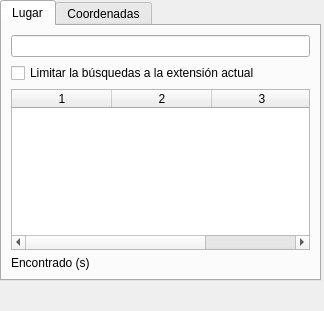
<?xml version="1.0" encoding="UTF-8"?>
<ui version="4.0">
 <class>Dialog</class>
 <widget class="QDockWidget" name="Dialog">
  <property name="geometry">
   <rect>
    <x>0</x>
    <y>0</y>
    <width>324</width>
    <height>311</height>
   </rect>
  </property>
  <property name="floating">
   <bool>true</bool>
  </property>
  <property name="windowTitle">
   <string>Búsquedas IDECanarias</string>
  </property>
  <widget class="QWidget" name="dockWidgetContents">
   <widget class="QTabWidget" name="tabWidget">
    <property name="geometry">
     <rect>
      <x>0</x>
      <y>0</y>
      <width>321</width>
      <height>281</height>
     </rect>
    </property>
    <property name="currentIndex">
     <number>0</number>
    </property>
    <widget class="QWidget" name="tab001">
     <attribute name="title">
      <string>Lugar</string>
     </attribute>
     <layout class="QGridLayout" name="gridLayout">
      <property name="sizeConstraint">
       <enum>QLayout::SetMaximumSize</enum>
      </property>
      <item row="3" column="0">
       <widget class="QLabel" name="lblResult">
        <property name="text">
         <string>Encontrado (s)</string>
        </property>
       </widget>
      </item>
      <item row="0" column="0">
       <widget class="QLineEdit" name="txtSearch"/>
      </item>
      <item row="2" column="0">
       <widget class="QTableWidget" name="tblResult">
        <property name="enabled">
         <bool>true</bool>
        </property>
        <property name="sizePolicy">
         <sizepolicy hsizetype="Expanding" vsizetype="Expanding">
          <horstretch>0</horstretch>
          <verstretch>0</verstretch>
         </sizepolicy>
        </property>
        <property name="editTriggers">
         <set>QAbstractItemView::NoEditTriggers</set>
        </property>
        <property name="selectionBehavior">
         <enum>QAbstractItemView::SelectRows</enum>
        </property>
        <property name="showGrid">
         <bool>true</bool>
        </property>
        <property name="columnCount">
         <number>3</number>
        </property>
        <column/>
        <column/>
        <column/>
       </widget>
      </item>
      <item row="1" column="0">
       <widget class="QCheckBox" name="chkBbox">
        <property name="text">
         <string>Limitar la búsquedas a la extensión actual</string>
        </property>
       </widget>
      </item>
     </layout>
    </widget>
    <widget class="QWidget" name="tab002">
     <attribute name="title">
      <string>Coordenadas</string>
     </attribute>
     <widget class="QGroupBox" name="groupBox_7">
      <property name="enabled">
       <bool>true</bool>
      </property>
      <property name="geometry">
       <rect>
        <x>5</x>
        <y>10</y>
        <width>311</width>
        <height>186</height>
       </rect>
      </property>
      <property name="title">
       <string/>
      </property>
      <widget class="QWidget" name="layoutWidget_2">
       <property name="geometry">
        <rect>
         <x>0</x>
         <y>0</y>
         <width>226</width>
         <height>50</height>
        </rect>
       </property>
       <layout class="QGridLayout" name="gridLayout_3">
        <item row="1" column="0">
         <widget class="QRadioButton" name="radioutm">
          <property name="text">
           <string>UTM</string>
          </property>
         </widget>
        </item>
        <item row="0" column="0">
         <widget class="QRadioButton" name="radiodms">
          <property name="text">
           <string>Grad. Min. Seg.</string>
          </property>
          <property name="checked">
           <bool>true</bool>
          </property>
         </widget>
        </item>
        <item row="0" column="1">
         <widget class="QRadioButton" name="radiodm">
          <property name="text">
           <string>Grad. Min.</string>
          </property>
         </widget>
        </item>
        <item row="1" column="1">
         <widget class="QRadioButton" name="radiod">
          <property name="text">
           <string>Grados</string>
          </property>
         </widget>
        </item>
       </layout>
      </widget>
      <widget class="QWidget" name="layoutWidget">
       <property name="geometry">
        <rect>
         <x>0</x>
         <y>55</y>
         <width>301</width>
         <height>127</height>
        </rect>
       </property>
       <layout class="QGridLayout" name="gridLayout_2">
        <item row="0" column="0">
         <widget class="QLineEdit" name="txtCoordinates"/>
        </item>
        <item row="3" column="0">
         <widget class="QPushButton" name="btnGet">
          <property name="text">
           <string>Empezar captura</string>
          </property>
         </widget>
        </item>
        <item row="2" column="0">
         <widget class="QPushButton" name="btnClipboard">
          <property name="text">
           <string>Copiar al portapapeles</string>
          </property>
         </widget>
        </item>
        <item row="1" column="0">
         <widget class="QPushButton" name="btnGo">
          <property name="text">
           <string>Ir</string>
          </property>
         </widget>
        </item>
       </layout>
      </widget>
     </widget>
    </widget>
   </widget>
  </widget>
 </widget>
 <resources/>
 <connections/>
</ui>
